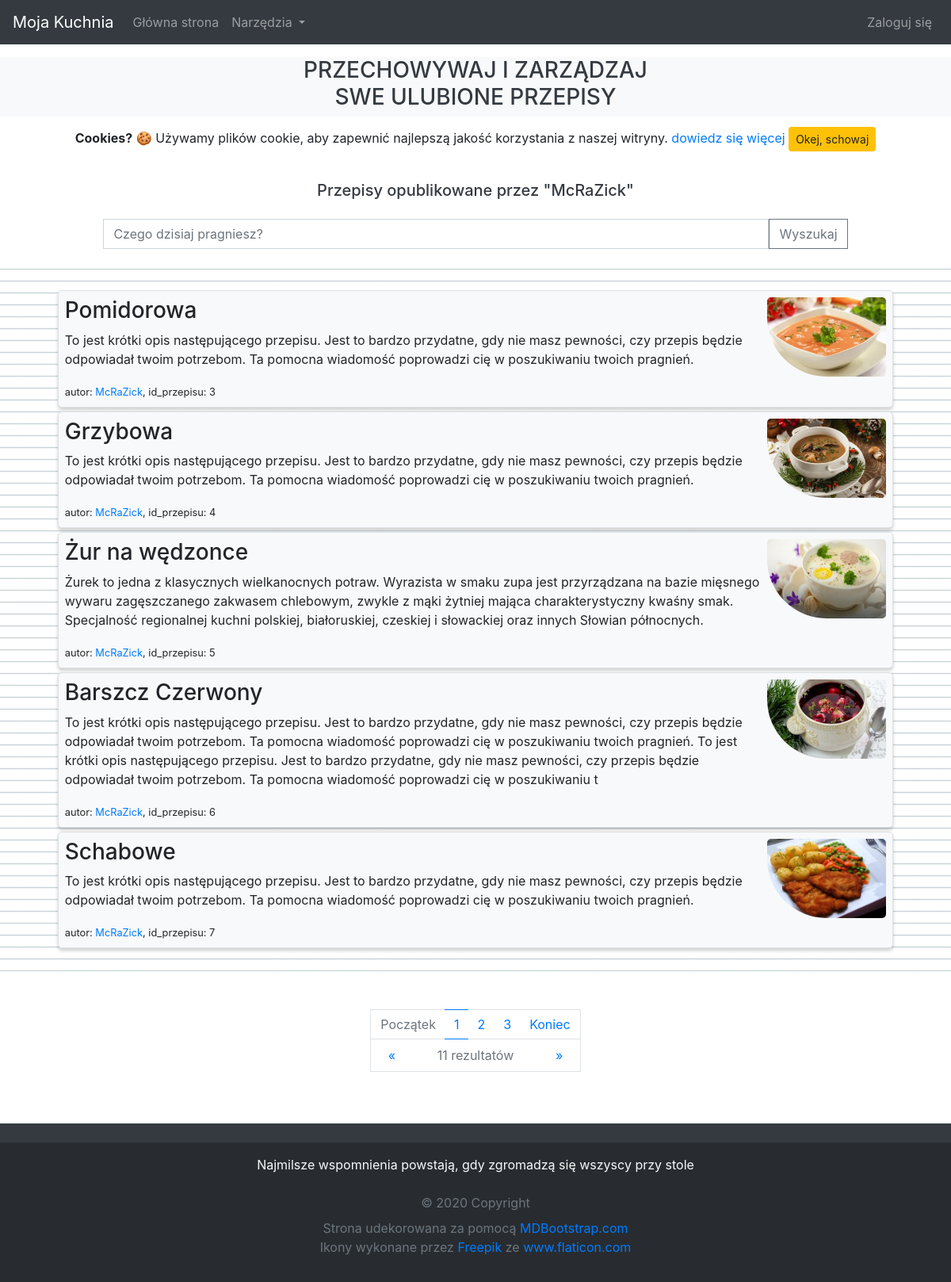
Page /user/McRaZick/ on the committed database.
### recipes/models.py (models this page shows, shortened)
class Recipe(models.Model):
	title 		= models.CharField(max_length=100, verbose_name= _('Tytuł przepisu'))
	author		= models.ForeignKey(User, on_delete=models.CASCADE, verbose_name= _('Autor'))
	image 		= models.ImageField(default='default_recipe.jpg', upload_to='recipe_pics', verbose_name= _('Wprowadź Obraz'))
	description = models.TextField(max_length=400, blank=True, verbose_name= _('Krutka deskrypcja przepisu'))
	method 		= models.TextField(max_length=10000, blank=True, verbose_name= _('Wprowadź instrukcję sukcesywnego wykonania produktu'))

### recipes/views.py (the view)
# urls.py: path('user/<str:username>/', UserRecipeListView.as_view(), name='user-recipes'),
class UserRecipeListView(ListView):
	model = Recipe
	template_name = 'recipes/user_recipes.html' # <app>/<model>_<viewtype>.html
	context_object_name = 'recipes'
	paginate_by = 5
	def get_queryset(self):
		user = get_object_or_404(User, username=self.kwargs.get('username'))
		return Recipe.objects.filter(author=user).order_by()

### recipes/templates/recipes/user_recipes.html
{% extends "recipes/base.html" %}
{% load recipes_extras %}
{% block content %}
  {% load static %}
  <h5 class="mb-4 ml-1 mr-1 mt-4 text-center text-dark h5-mobile">Przepisy opublikowane przez "{{ view.kwargs.username }}"</h5>
  <form class="form-inline my-4 d-flex justify-content-center">
	<input class="form-control" type="search" placeholder="Czego dzisiaj pragniesz?" aria-label="Search" style="border-radius:0; width:70%">
	<button class="btn btn-outline-secondary" type="submit" style="border-radius: 0">Wyszukaj</button>
  </form>
  <div id="recipes" class="mt-4 mb-5 pt-4 pb-4" style="background-image: url('{% static 'recipes/img/background_notepad.png' %}'); background-size: 15px 15px">
	<center class="container recipe-container">
	  {% if recipes %}
		{% for recipe in recipes %}
		  <div class="border m-1 btn-light p-2 recipe-container" onclick="$(this).fadeOut(500); setTimeout(function(){window.location='{% url 'recipe-detail' recipe.id %}'}, 500)" style="overflow: auto; border-radius: 5px">
		    <article>
			  <img class="float-right" width="150px" height="100px" style="border-radius: 5px 5px 5px 75px" src="{{ recipe.image.url }}">
			  <h3>{{ recipe.title }}</h3>
			  <p>{{ recipe.description }}</p>
			  <small>
			    autor: <a href="{% url 'user-recipes' recipe.author.username %}">{{ recipe.author }}</a>,
			    id_przepisu: {{ recipe.id }}
			  </small>
		    </article>
	  	  </div>
		{% endfor %}
	  {% else %}
		<div class="d-flex justify-content-center text-light p-5 text-center">
		  <h2>Sorry but no recipes are to be found</h2>
		</div>
	  {% endif %}
	</center>
  </div>
  {% if is_paginated %}
	<center class="pagination justify-content-center">
	  <nav id="home-pagination" aria-label="Page navigation example">
	    <div>
	  	  <ul class="pagination pagination-circle pg-blue mb-0">
	        <li class="page-item {% if not page_obj.has_previous %}disabled{% endif %}">
	          <a class="page-link" style="border-right: 0" aria-label="First" href="{% if page_obj.has_previous %}?page=1{% else %}#{% endif %}">
	            Początek
	          </a>
	        </li>
	        {% for num in page_obj.paginator.page_range %}
	          {% if page_obj.number == num %}
	            <li class="page-item active">
	          	  <a class="page-link page-link-active-fancy" href="?page={{ num }}">
	          	    {{ num }}
	          	  </a>
	            </li>
	          {% elif num > page_obj.number|add:'-3' and num < page_obj.number|add:'3' %}
	            <li class="page-item">
	          	  <a class="page-link page-link-fancy" href="?page={{ num }}">
	          	    {{ num }}
	          	  </a>
	            </li>
	          {% endif %}
	        {% endfor %}
	        <li class="page-item {% if not page_obj.has_next %}disabled{% endif %}">
	          <a class="page-link" style="border-left: 0" aria-label="Last" href="{% if page_obj.has_next %}?page={{ page_obj.paginator.num_pages }}{% else %}#{% endif %}">
	      	    Koniec
	          </a>
	        </li>
	      </ul>
	    </div>
	    <div name="page-flip">
	      <a style="border-right: 0" class="{% if not page_obj.has_previous %}disabled{% endif %}" aria-label="Previous" href="{% if page_obj.has_previous %}?page={{ page_obj.previous_page_number }}{% else %}#{% endif %}">
	        <span aria-hidden="true">&laquo;</span>
	      </a>
	      <a style="width: 60%; border-left: 0; border-right: 0; color: #6c757d; cursor: default">
	        <span id="search-result-counter">{{ page_obj.paginator.count }}</span>
			rezultatów
	      </a>
	      <a style="border-left: 0" class="{% if not page_obj.has_next %}disabled{% endif %}" aria-label="Next" href="{% if page_obj.has_next %}?page={{ page_obj.next_page_number }}{% else %}#{% endif %}">
	        <span aria-hidden="true">&raquo;</span>
	      </a>
	    </div>
	  </nav>
	</center>
  {% endif %}
{% endblock content %}

### recipes/static/recipes/css/main.css (style rules this page uses)
html { scroll-behavior: smooth; position: relative; min-height: 100% }
body { margin-bottom: 240px }
#recipes div, div.container { width: 95%; text-align: left }
.recipe-container > div { box-shadow: 0 2px 4px 0 rgba(0, 0, 0, 0.1), 0 4px 4px 0 rgba(0, 0, 0, 0.1); margin-bottom: 5px !important }

### recipes/static/recipes/css/home.css (style rules this page uses)
#home-pagination { padding-bottom: 25px }
#home-pagination div a { border-radius: 0 }
#home-pagination div[name="page-flip"] a { border: 1px solid #dee2e6; background-color: #fff; text-decoration: none; padding: .5rem .75rem; text-align: center; cursor: pointer; border-top: 0; float: left; width: 20% }
#home-pagination div ul li a.page-link-fancy { border-left: 0; border-right: 0 }
#home-pagination div ul li a.page-link-active-fancy { border-left: 0; border-right: 0; color: #007bff; background-color: #fff }

### rows in the picture
Recipe: image (picture), title "Pomidorowa", description "To jest krótki opis następującego przepisu. Jest to bardzo przydatne, gdy nie masz pewności, czy przepis będzie odpowiadał twoim potrzebom. Ta pomocna wiadomość poprowadzi cię w poszukiwaniu twoich pragnień.", author "McRaZick", id "3"
Recipe: image (picture), title "Grzybowa", description "To jest krótki opis następującego przepisu. Jest to bardzo przydatne, gdy nie masz pewności, czy przepis będzie odpowiadał twoim potrzebom. Ta pomocna wiadomość poprowadzi cię w poszukiwaniu twoich pragnień.", author "McRaZick", id "4"
Recipe: image (picture), title "Żur na wędzonce", description "Żurek to jedna z klasycznych wielkanocnych potraw. Wyrazista w smaku zupa jest przyrządzana na bazie mięsnego wywaru zagęszczanego zakwasem chlebowym, zwykle z mąki żytniej mająca charakterystyczny kwaśny smak. Specjalność regionalnej kuchni polskiej, białoruskiej, czeskiej i słowackiej oraz innych Słowian północnych.", author "McRaZick", id "5"
Recipe: image (picture), title "Barszcz Czerwony", description "To jest krótki opis następującego przepisu. Jest to bardzo przydatne, gdy nie masz pewności, czy przepis będzie odpowiadał twoim potrzebom. Ta pomocna wiadomość poprowadzi cię w poszukiwaniu twoich pragnień. To jest krótki opis następującego przepisu. Jest to bardzo przydatne, gdy nie masz pewności, czy przepis będzie odpowiadał twoim potrzebom. Ta pomocna wiadomość poprowadzi cię w poszukiwaniu t", author "McRaZick", id "6"
Recipe: image (picture), title "Schabowe", description "To jest krótki opis następującego przepisu. Jest to bardzo przydatne, gdy nie masz pewności, czy przepis będzie odpowiadał twoim potrzebom. Ta pomocna wiadomość poprowadzi cię w poszukiwaniu twoich pragnień.", author "McRaZick", id "7"

### other values in the picture
{{ view.kwargs.username }} "McRaZick"
{{ num }} "1"
{{ num }} "2" "3"
{{ page_obj.paginator.count }} "11"
